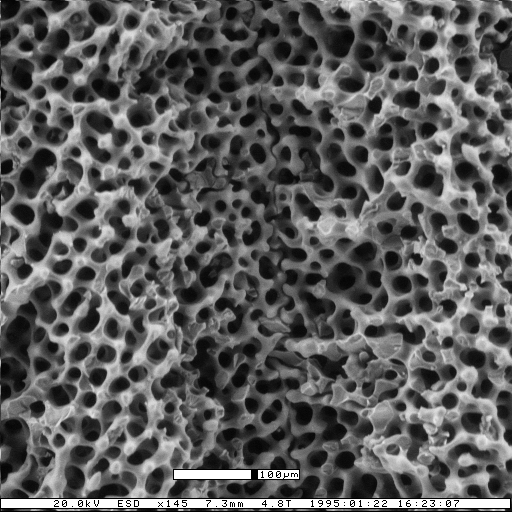
#> input picture Enchinodermata.png, 512 x 512 px
$ python analyzer.py
#> lines starting #> are read from the running program, lines starting #| are printed output that depends on the picture; after the words box and inside, x2 and y2 are one past the last pixel; in counts of white or black regions, pixels touching at a corner belong together
import numpy as np
import cv2
import collections
from itertools import islice
import plotly.graph_objects as go
import matplotlib.cm as cm

def sliding_window(iterable, n):
    window = collections.deque(islice(iterable, n - 1), maxlen=n)
    for x in iterable[n-1:]:
        window.append(x)
        yield tuple(window)

# Load and process the image
img = cv2.imread('./Enchinodermata.png', cv2.IMREAD_GRAYSCALE)
#> img is the input picture: shape (512, 512); min 0, max 255, mean 92.3
img = img[:450, 25:475]  # Crop the image
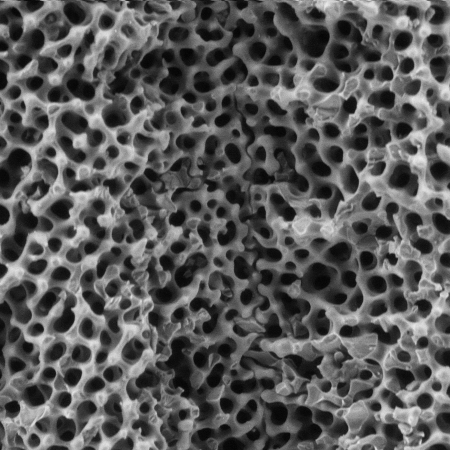
#> img: shape (450, 450); min 5, max 235, mean 89.7
img = cv2.resize(img, (256, 256))  # Resize the image
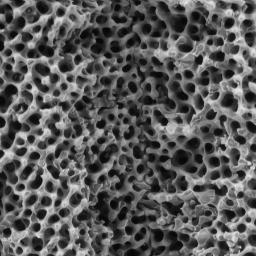
#> img: shape (256, 256); min 5, max 231, mean 89.5
img = cv2.normalize(img, None, alpha=0, beta=255, norm_type=cv2.NORM_MINMAX)  # Normalize

def batched(iterable, n):
    # batched('ABCDEFG', 3) → ABC DEF G
    if n < 1:
        raise ValueError('n must be at least one')
    iterator = iter(iterable)
    while batch := tuple(islice(iterator, n)):
        yield batch

alpha_windows = batched([i for i in range(255)], 8)

# Initialize plotly figure
fig = go.Figure()

# Generate the layers
for idx, alpha_group in enumerate(alpha_windows):
    start = alpha_group[0]
    end = alpha_group[-1]
    mask = (img >= start) & (img <= end)

    # Get the indices of the pixels in the mask
    y, x = np.where(mask)

    # Use Viridis colormap for color mapping
    norm_intensity = (img[mask] - start) / (end - start)  # Normalize to [0, 1] within the range
    colors = cm.viridis(norm_intensity)

    # Create a 3D scatter plot for this layer
    scatter = go.Scatter3d(
        x=x,
        y=y,
        z=np.full_like(x, idx),  # The z-coordinate is the layer index
        mode='markers',
        marker=dict(
            size=2,
            color=colors[:, :3],  # Use RGB values from the colormap
            opacity=0.6
        )
    )

    fig.add_trace(scatter)
#> this loop made 32 passes
#> (y, x) on pass 32: ([2, 2, 3, 56, 89, 89, 90, 90, 91, 175, 185, 237], [185, 186, 185, 240, 238, 239, 238, 240, 235, 249, 235, 233])
#> pass 1, `mask = (img >= start) & (img <= end)`:
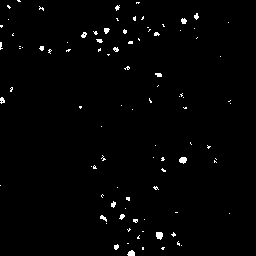
#> mask: shape (256, 256) bool; 1.3% white in thin lines or dots
#> pass 2, `mask = (img >= start) & (img <= end)`:
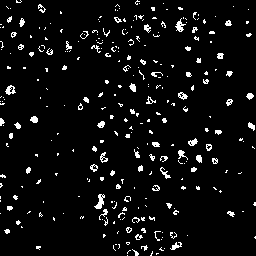
#> mask: shape (256, 256) bool; 5.3% white in thin lines or dots
#> pass 3, `mask = (img >= start) & (img <= end)`:
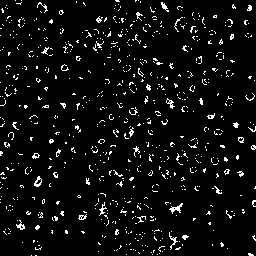
#> mask: shape (256, 256) bool; 5.5% white in thin lines or dots
#> after the loop:
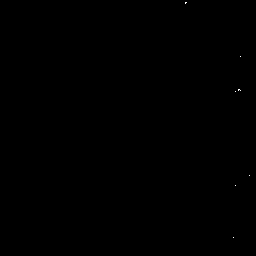
#> mask: shape (256, 256) bool; 0.02% white in thin lines or dots, all inside (x1, y1, x2, y2) = (185, 2, 250, 238)

# Update layout to make the plot visually appealing
fig.update_layout(
    scene=dict(
        xaxis=dict(title='X'),
        yaxis=dict(title='Y'),
        zaxis=dict(title='Layer Index'),
    ),
    title="3D Scatter Plot of Image Layers",
)

fig.write_html('Layers.html')
